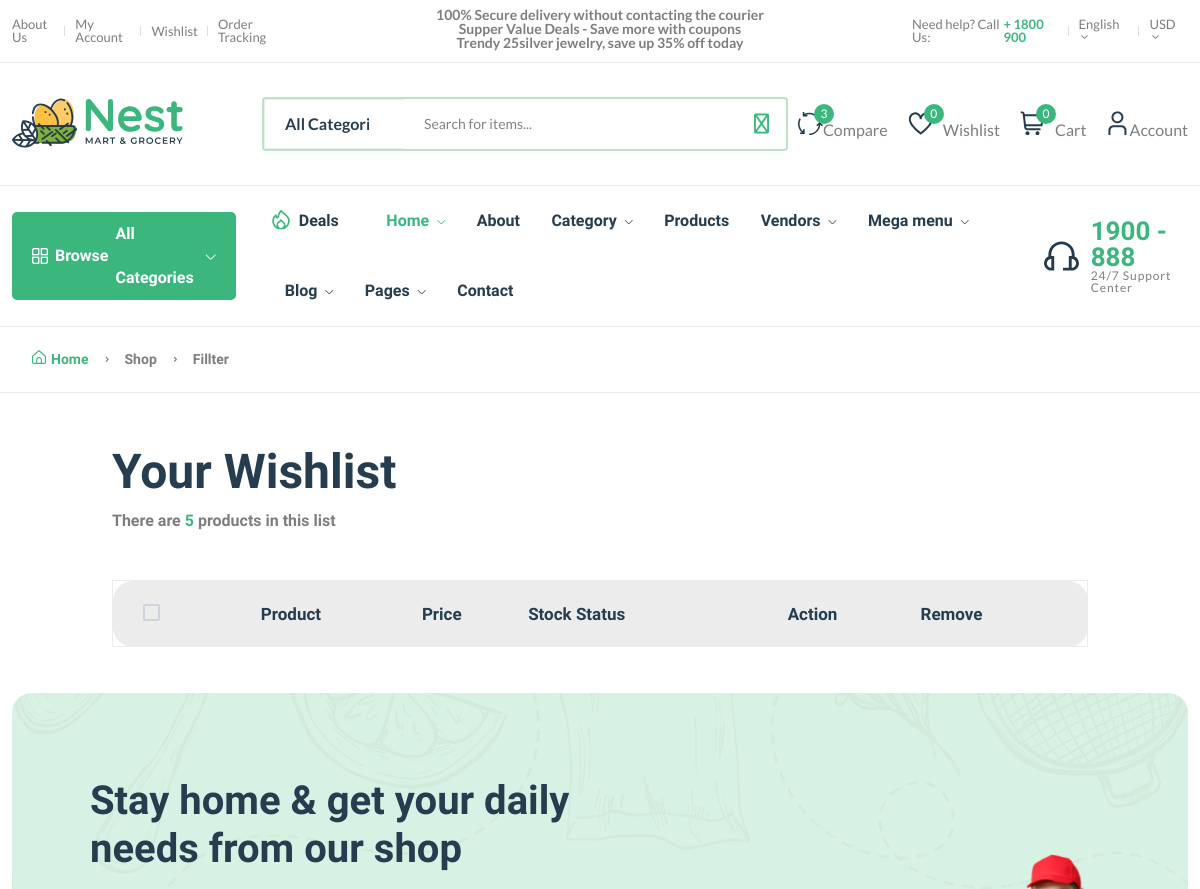
Page /wishlist/ (signed in, upper part) on the earlier database version.
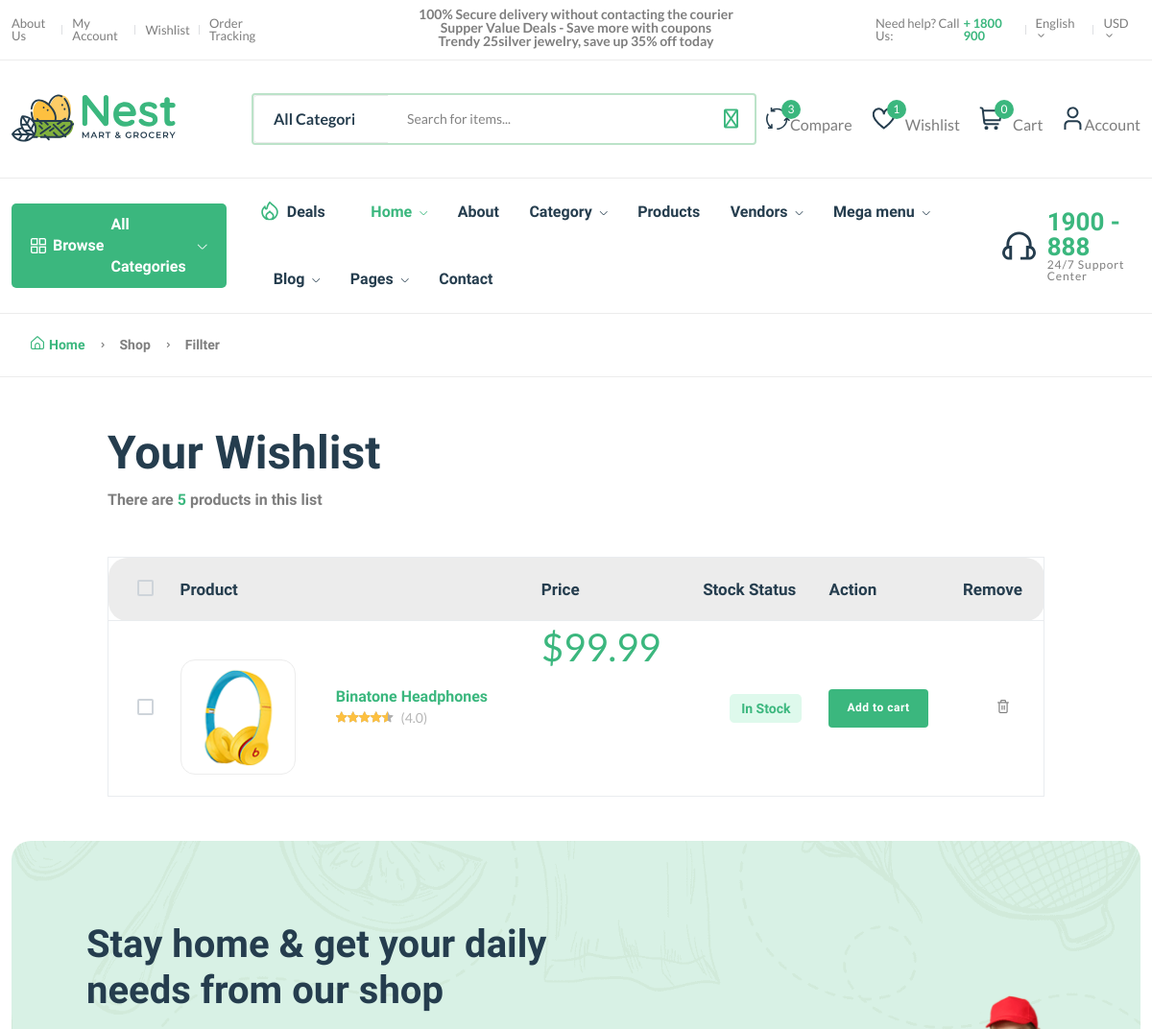
Same page on the later database version.
### core/models.py (models this page shows, shortened)
class Wishlist(models.Model):
    user = models.ForeignKey(User, on_delete=models.SET_NULL, null=True)
    product = models.ForeignKey(Product, on_delete=models.SET_NULL, null=True)
    date = models.DateTimeField(auto_now_add=True)
    class Meta:
        verbose_name_plural = "Wishlists"

class Product(models.Model):
    pid = ShortUUIDField(unique=True, length=10, max_length=30, alphabet="abcdefijklm1234567")
    title = models.CharField(max_length=100, default="Sxn Store Product")
    image = models.ImageField(upload_to=user_directory_path, default="product.jpg")
    description = RichTextUploadingField(null=True, blank=True, default="This is a sxn product")
    user = models.ForeignKey(User, on_delete=models.SET_NULL, null=True)
    category = models.ForeignKey(Category, on_delete=models.SET_NULL, null=True, related_name="category")
    vendor = models.ForeignKey(Vendor, on_delete=models.SET_NULL, null=True, related_name='vendor')
    price = models.DecimalField(max_digits=12, decimal_places=2, default="89.99")
    oldprice = models.DecimalField(max_digits=12, decimal_places=2, default="95.99")
    specifications = RichTextUploadingField(null=True, blank=True)
    type = models.CharField(max_length=100, default="Hacks", null=True, blank=True)
    stock_count = models.CharField(max_length=100, default="66", null=True, blank=True)
    life = models.CharField(max_length=100, default="100 days", null=True, blank=True)
    mfd = models.DateTimeField(auto_now_add=False, null=True, blank=True)
    tags = TaggableManager(blank=True)
    product_status = models.CharField(choices=STATUS, max_length=10, default="in_review")
    status = models.BooleanField(default=True)
    in_stock = models.BooleanField(default=True)
    featured = models.BooleanField(default=False)
    digital = models.BooleanField(default=False)
    sku = ShortUUIDField(unique=True, length=4, max_length=10, prefix="sku", alphabet="1234567890")
    date = models.DateTimeField(auto_now_add=True)
    updated = models.DateTimeField(null=True, blank=True)
    class Meta:
        verbose_name_plural = "Products"

### core/views.py (the view)
# urls.py: path('wishlist/', WishlistPage, name='wishlist'),
@login_required
def WishlistPage(request):
    try:
        wishlist = Wishlist.objects.filter(user=request.user)
    except:
        wishlist = None
    context = {
    "w": wishlist
    }
    return render(request, 'core/wishlist.html', context)

### core/context_processor.py (called while the page is built)
def default(request):
    categories = Category.objects.all()
    vendors = Vendor.objects.all()
    min_max_price = Product.objects.aggregate(Min('price'),Max(
        'price'))
    try:
        wishlist = Wishlist.objects.filter(user=request.user)
    except:
        messages.warning(request, 'You need to login to access your wishlist')
        wishlist = 0
    try:
        address = Address.objects.get(user=request.user)
    except:
        address = None
    return {
        'categories': categories,
        'min_max_price': min_max_price,
        'vendors': vendors,
        'address': address,
        'wishlist': wishlist,
    }

### templates/core/wishlist.html (shortened to what the changed rows need)
{% extends "partials/base.html" %}
{% load static %}
{% block content %}
    <main class="main" id="wishlist-list">
        <div class="container mb-30 mt-50">
            <div class="row">
                <div class="col-xl-10 col-lg-12 m-auto">
                    <div class="mb-50">
                        <h1 class="heading-2 mb-10">Your Wishlist</h1>
                    </div>
                    <div class="table-responsive shopping-summery">
                        <table class="table table-wishlist">
                            <thead>
                                <tr class="main-heading">
                                    <th class="custome-checkbox start pl-30">
                                        <label class="form-check-label" for="exampleCheckbox11"></label>
                                    </th>
                                    <th scope="col" colspan="2">Product</th>
                                    <th scope="col">Price</th>
                                    <th scope="col">Stock Status</th>
                                    <th scope="col">Action</th>
                                    <th scope="col" class="end">Remove</th>
                                </tr>
                            </thead>
                            <tbody>
                                {% for w in w %}
                                <tr class="pt-30">
                                    <td class="custome-checkbox pl-30">
                                        <label class="form-check-label" for="exampleCheckbox1"></label>
                                    </td>
                                    <td class="image product-thumbnail pt-40"><img src="{{w.product.image.url}}" alt="#" /></td>
                                    <td class="product-des product-name">
                                        <h6><a class="product-name mb-10" href="{% url "core:product-detail" w.product.pid %}">{{w.product.title|truncatechars:30}}</a></h6>
                                        <div class="product-rate-cover">
                                            <div class="product-rate d-inline-block">
                                                <div class="product-rating" style="width: 90%"></div>
                                            </div>
                                            <span class="font-small ml-5 text-muted"> (4.0)</span>
                                        </div>
                                    </td>
                                    <td class="price d-flex fs-1" data-title="Price">
                                        <span class="text-brand">$</span>
                                        <span class="text-brand current-product-price-{{ w.product.id }}">{{ w.product.price }}</span>
                                    </td>
                                    <td class="text-center detail-info" data-title="Stock">
                                        <span class="stock-status in-stock mb-0"> {% if w.product.in_stock %} In Stock  {% else %} Out of Stock {% endif %}</span>
                                    </td>
                                    <td class="text-right" data-title="Cart">
                                        <button class="btn btn-sm add-to-cart-btn" data-index="{{w.product.id}}">Add to cart</button>
                                    </td>
                                    <td class="action text-center" data-title="Remove">
                                        <button style="border: none; background: none;" data-wishlist-product='{{ w.id }}' class="text-body delete-wishlist-product"><i class="fi-rs-trash"></i></button>
                                    </td>
                                </tr>
                                {% endfor %}
                            </tbody>
                        </table>
                    </div>
                </div>
            </div>
        </div>
    </main>
   {% endblock content %}

Differences in the rows shown:
added Wishlist: product.image (picture), product "Binatone Headphones", product.price "99.99", shows "In Stock"
Other differences:
{{ wishlist.count }}: "0" → "1"
